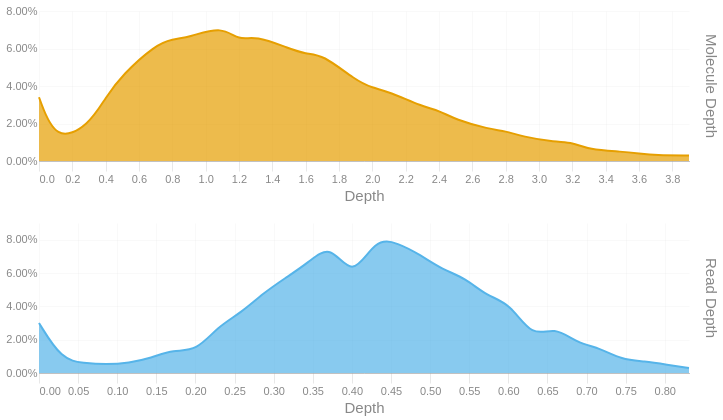

The cell this chart's notebook holds for it:
### Code cell
readdep = depth_hist(tb['Read Depth'], q99, 3)
readdep = readdep.with_columns(pl.lit('Read Depth').alias('Metric'))
if not SKIPLR:
    moldep = depth_hist(tb['Molecule Depth'], mol_q99, 1)
    moldep = moldep.with_columns(pl.lit('Molecule Depth').alias('Metric'))
    _hist = pl.concat([readdep, moldep])
    _hist = _hist.filter(pl.col('Proportion') != 0)
    with SafeRender(_hist):
        (
            alt.Chart(_hist)        
            .mark_area(interpolate = "basis")
            .encode(
                x=alt.X('Bin:Q').scale(domainMin=0).axis(alt.Axis(title='Depth')),
                y = alt.Y('Proportion:Q', title = None).axis(format = '.2%'),
                color = alt.Color('Metric:N').legend(None),
                row = alt.Row("Metric:N").header(title = None, labelOrient = 'right'),
                tooltip = [
                    alt.Tooltip("Metric:N", title = "Metric"),
                    alt.Tooltip('Interval:N', title = "Depth Interval"),
                    alt.Tooltip('Proportion:Q', title = "% Alignments").format('.2%')
                ]
            )
            .resolve_scale(x='independent', y='independent')
            .properties(
                height = 150, width = 650,
                usermeta={'embedOptions': {'downloadFileName': f'{samplename}.depth.hist'}}
            )
        ).display()
else:
    readdep = readdep.filter(pl.col('Proportion') != 0)
    with SafeRender(readdep):
        (
            alt.Chart(readdep)        
            .mark_area(interpolate = "basis")
            .encode(
                x=alt.X('Bin:Q').scale(domainMin=0).axis(alt.Axis(title='Depth')),
                y = alt.Y('Proportion:Q', title = None).axis(format = '.2%'),
                tooltip = [
                    alt.Tooltip('Interval:N', title = "Depth Interval"),
                    alt.Tooltip('Proportion:Q', title = "% Alignments").format('.2%')
                ]
            )
            .properties(
                usermeta={'embedOptions': {'downloadFileName': f'{samplename}.depth.hist'}}
            )
        ).display()

### Figure 1 — Vega-Lite specification as saved in the notebook (floating-point values rounded to 4 significant figures)
{"width": 650, "height": 150, "config": {"title": {"anchor": "start", "dy": -15, "fontSize": 18, "color": "#888888", "subtitleColor": "#888888", "subtitleFontSize": 14}, "arc": {"fill": "#0072B2"}, "axis": {"domainColor": "#888888", "domainWidth": 0.5, "gridWidth": 0.2, "grid": false, "titleFontWeight": 400, "titleFontSize": 15, "labelFontSize": 11, "labelColor": "#888888", "tickColor": "#888888", "tickWidth": 0.2, "titleColor": "#888888"}, "axisBand": {"grid": false}, "axisX": {"grid": true, "tickSize": 10, "domainCap": "round"}, "axisY": {"domain": false, "grid": true, "tickSize": 0, "domainCap": "round"}, "background": "transparent", "header": {"labelFontSize": 15, "labelColor": "#888888", "titleFontSize": 15, "titleFontWeight": 600, "titleColor": "#888888"}, "legend": {"labelFont": "sans-serif", "labelFontSize": 12, "labelColor": "#888888", "symbolSize": 100, "symbolType": "circle", "titleFontSize": 12, "titlePadding": 10, "titleColor": "#888888", "title": null}, "range": {"category": ["#E69F00", "#56B4E9", "#009E73", "#F0E442", "#0072B2", "#D55E00", "#CC79A7", "#000000"], "diverging": ["#cfe8f3", "#a2d4ec", "#73bfe2", "#46abdb", "#1696d2", "#12719e"]}, "area": {"fill": "#0072B2", "fillOpacity": 0.7, "line": true, "strokeOpacity": 0.7}, "line": {"color": "#0072B2", "stroke": "#0072B2", "strokeWidth": 2}, "trail": {"color": "#0072B2", "stroke": "#0072B2", "strokeWidth": 0, "size": 1}, "point": {"filled": true, "fillOpacity": 1.0, "size": 95}, "text": {"color": "#888888", "fontSize": 11, "align": "right", "fontWeight": 400, "size": 11}, "bar": {"fill": "#0072B2", "stroke": null}, "view": {"stroke": null, "continuousWidth": 660, "continuousHeight": 400}}, "data": {"name": "data-949b45441e27f29c30e13e056cde407f"}, "mark": {"type": "area", "interpolate": "basis"}, "encoding": {"color": {"field": "Metric", "legend": null, "type": "nominal"}, "row": {"field": "Metric", "header": {"title": null, "labelOrient": "right"}, "type": "nominal"}, "tooltip": [{"field": "Metric", "title": "Metric", "type": "nominal"}, {"field": "Interval", "title": "Depth Interval", "type": "nominal"}, {"field": "Proportion", "format": ".2%", "title": "% Alignments", "type": "quantitative"}], "x": {"axis": {"title": "Depth"}, "field": "Bin", "scale": {"domainMin": 0}, "type": "quantitative"}, "y": {"axis": {"format": ".2%"}, "field": "Proportion", "title": null, "type": "quantitative"}}, "resolve": {"scale": {"x": "independent", "y": "independent"}}, "usermeta": {"embedOptions": {"downloadFileName": "S1_Musquodoboit_017.depth.hist"}}, "$schema": "https://vega.github.io/schema/vega-lite/v6.1.0.json", "datasets": {"data-949b45441e27f29c30e13e056cde407f": [{"Bin": 0.0, "Interval": "0.0-0.029", "Proportion": 0.03, "Metric": "Read Depth"}, {"Bin": 0.029, "Interval": "0.029-0.057", "Proportion": 0.008, "Metric": "Read Depth"}, {"Bin": 0.057, "Interval": "0.057-0.086", "Proportion": 0.006, "Metric": "Read Depth"}, {"Bin": 0.086, "Interval": "0.086-0.115", "Proportion": 0.005, "Metric": "Read Depth"}, {"Bin": 0.115, "Interval": "0.115-0.143", "Proportion": 0.006, "Metric": "Read Depth"}, {"Bin": 0.143, "Interval": "0.143-0.172", "Proportion": 0.009, "Metric": "Read Depth"}, {"Bin": 0.172, "Interval": "0.172-0.201", "Proportion": 0.014, "Metric": "Read Depth"}, {"Bin": 0.201, "Interval": "0.201-0.229", "Proportion": 0.013, "Metric": "Read Depth"}, {"Bin": 0.229, "Interval": "0.229-0.258", "Proportion": 0.028, "Metric": "Read Depth"}, {"Bin": 0.258, "Interval": "0.258-0.287", "Proportion": 0.036, "Metric": "Read Depth"}, {"Bin": 0.287, "Interval": "0.287-0.315", "Proportion": 0.048, "Metric": "Read Depth"}, {"Bin": 0.315, "Interval": "0.315-0.344", "Proportion": 0.057, "Metric": "Read Depth"}, {"Bin": 0.344, "Interval": "0.344-0.373", "Proportion": 0.066, "Metric": "Read Depth"}, {"Bin": 0.373, "Interval": "0.373-0.401", "Proportion": 0.078, "Metric": "Read Depth"}, {"Bin": 0.401, "Interval": "0.401-0.43", "Proportion": 0.056, "Metric": "Read Depth"}, {"Bin": 0.43, "Interval": "0.43-0.459", "Proportion": 0.081, "Metric": "Read Depth"}, {"Bin": 0.459, "Interval": "0.459-0.487", "Proportion": 0.078, "Metric": "Read Depth"}, {"Bin": 0.487, "Interval": "0.487-0.516", "Proportion": 0.071, "Metric": "Read Depth"}, {"Bin": 0.516, "Interval": "0.516-0.545", "Proportion": 0.062, "Metric": "Read Depth"}, {"Bin": 0.545, "Interval": "0.545-0.573", "Proportion": 0.057, "Metric": "Read Depth"}, {"Bin": 0.573, "Interval": "0.573-0.602", "Proportion": 0.046, "Metric": "Read Depth"}, {"Bin": 0.602, "Interval": "0.602-0.631", "Proportion": 0.042, "Metric": "Read Depth"}, {"Bin": 0.631, "Interval": "0.631-0.659", "Proportion": 0.021, "Metric": "Read Depth"}, {"Bin": 0.659, "Interval": "0.659-0.688", "Proportion": 0.028, "Metric": "Read Depth"}, {"Bin": 0.688, "Interval": "0.688-0.717", "Proportion": 0.018, "Metric": "Read Depth"}, {"Bin": 0.717, "Interval": "0.717-0.745", "Proportion": 0.015, "Metric": "Read Depth"}, {"Bin": 0.745, "Interval": "0.745-0.774", "Proportion": 0.008, "Metric": "Read Depth"}, {"Bin": 0.774, "Interval": "0.774-0.803", "Proportion": 0.007, "Metric": "Read Depth"}, {"Bin": 0.803, "Interval": "0.803-0.831", "Proportion": 0.005, "Metric": "Read Depth"}, {"Bin": 0.831, "Interval": "0.831-0.86", "Proportion": 0.003, "Metric": "Read Depth"}, {"Bin": 0.0, "Interval": "0.0-0.1", "Proportion": 0.034, "Metric": "Molecule Depth"}, {"Bin": 0.1, "Interval": "0.1-0.3", "Proportion": 0.01, "Metric": "Molecule Depth"}, {"Bin": 0.3, "Interval": "0.3-0.4", "Proportion": 0.019, "Metric": "Molecule Depth"}, {"Bin": 0.4, "Interval": "0.4-0.5", "Proportion": 0.034, "Metric": "Molecule Depth"}, {"Bin": 0.5, "Interval": "0.5-0.7", "Proportion": 0.046, "Metric": "Molecule Depth"}, {"Bin": 0.7, "Interval": "0.7-0.8", "Proportion": 0.062, "Metric": "Molecule Depth"}, {"Bin": 0.8, "Interval": "0.8-0.9", "Proportion": 0.065, "Metric": "Molecule Depth"}, {"Bin": 0.9, "Interval": "0.9-1.1", "Proportion": 0.066, "Metric": "Molecule Depth"}, {"Bin": 1.1, "Interval": "1.1-1.2", "Proportion": 0.072, "Metric": "Molecule Depth"}, {"Bin": 1.2, "Interval": "1.2-1.3", "Proportion": 0.064, "Metric": "Molecule Depth"}, {"Bin": 1.3, "Interval": "1.3-1.5", "Proportion": 0.067, "Metric": "Molecule Depth"}, {"Bin": 1.5, "Interval": "1.5-1.6", "Proportion": 0.06, "Metric": "Molecule Depth"}, {"Bin": 1.6, "Interval": "1.6-1.7", "Proportion": 0.057, "Metric": "Molecule Depth"}, {"Bin": 1.7, "Interval": "1.7-1.9", "Proportion": 0.057, "Metric": "Molecule Depth"}, {"Bin": 1.9, "Interval": "1.9-2.0", "Proportion": 0.043, "Metric": "Molecule Depth"}, {"Bin": 2.0, "Interval": "2.0-2.1", "Proportion": 0.039, "Metric": "Molecule Depth"}, {"Bin": 2.1, "Interval": "2.1-2.3", "Proportion": 0.037, "Metric": "Molecule Depth"}, {"Bin": 2.3, "Interval": "2.3-2.4", "Proportion": 0.029, "Metric": "Molecule Depth"}, {"Bin": 2.4, "Interval": "2.4-2.5", "Proportion": 0.027, "Metric": "Molecule Depth"}, {"Bin": 2.5, "Interval": "2.5-2.7", "Proportion": 0.022, "Metric": "Molecule Depth"}, {"Bin": 2.7, "Interval": "2.7-2.8", "Proportion": 0.017, "Metric": "Molecule Depth"}, {"Bin": 2.8, "Interval": "2.8-2.9", "Proportion": 0.016, "Metric": "Molecule Depth"}, {"Bin": 2.9, "Interval": "2.9-3.1", "Proportion": 0.013, "Metric": "Molecule Depth"}, {"Bin": 3.1, "Interval": "3.1-3.2", "Proportion": 0.01, "Metric": "Molecule Depth"}, {"Bin": 3.2, "Interval": "3.2-3.3", "Proportion": 0.01, "Metric": "Molecule Depth"}, {"Bin": 3.3, "Interval": "3.3-3.5", "Proportion": 0.006, "Metric": "Molecule Depth"}, {"Bin": 3.5, "Interval": "3.5-3.6", "Proportion": 0.005, "Metric": "Molecule Depth"}, {"Bin": 3.6, "Interval": "3.6-3.7", "Proportion": 0.004, "Metric": "Molecule Depth"}, {"Bin": 3.7, "Interval": "3.7-3.9", "Proportion": 0.003, "Metric": "Molecule Depth"}, {"Bin": 3.9, "Interval": "3.9-4.01", "Proportion": 0.003, "Metric": "Molecule Depth"}]}}
